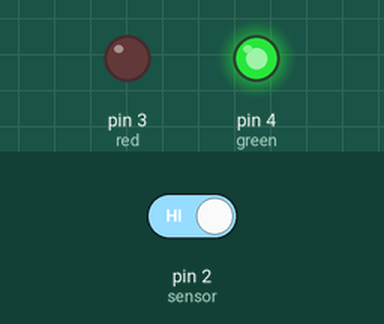
Bench run of a sketch on a simulated Arduino Uno, built with avr-gcc and run on an emulated ATmega328P. Shown: output pins drawn as LEDs (lit = HIGH). The test bench sets the inputs (shaded band); at power-on: pin 2 (sensor) HIGH. What the sketch prints to the serial monitor is not drawn.

Above: at 1.2 s.
1.3 s: pin 2 (sensor) driven LOW
At 2.3 s:
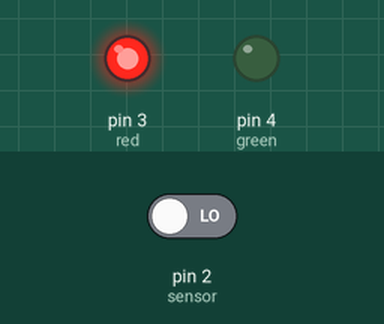
2.8 s: pin 2 (sensor) driven HIGH
At 3.5 s:
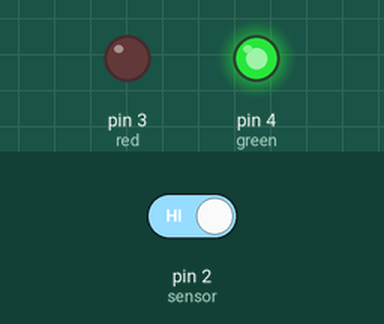
Timing chart, 0 to 5.8 s (numbered marks = the images above; inputs shaded):
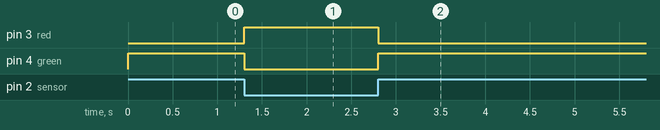

Measured:
- after the input at 1.3 s, pin 3 (red): LOW → HIGH at once; pin 4 (green): HIGH → LOW at once
- after the input at 2.8 s, pin 3 (red): HIGH → LOW at once; pin 4 (green): LOW → HIGH at once

The sketch:

sensor_tracker.ino
```cpp
#define sensor 2
#define red 3
#define green 4
bool value;

void setup() {
  Serial.begin(9600);
  pinMode(sensor, INPUT);
  pinMode(green, OUTPUT);
  pinMode(red, OUTPUT);
}

void loop() {
  value = digitalRead(sensor);
  if (value == 0) {
    digitalWrite(green, LOW);
    digitalWrite(red, HIGH);
    Serial.println(value);
  }
  else {
    digitalWrite(green, HIGH);
    digitalWrite(red, LOW);
    Serial.println(value);
  }
}
```
